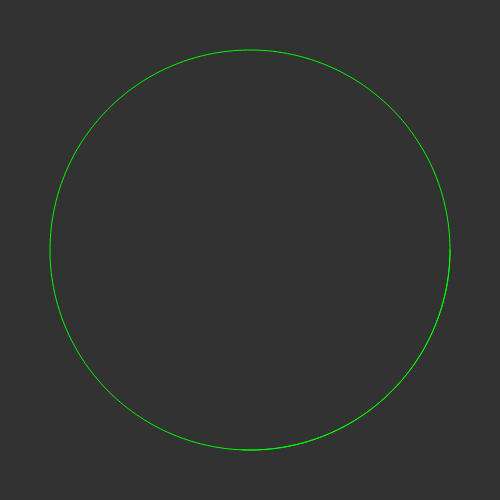
Frame 1 (no input)
Frame 60 (no input): identical to frame 1, image omitted
Frame 120 (the mouse pressed at the canvas centre since frame 60): identical to frame 1, image omitted

The p5.js sketch that drew this single still picture (run headless with seeded random() and noise() and a simulated clock; from frame 60 on, the mouse is pressed at the canvas centre):

// p5.js sketch
// ── sketch.js
var r=200;
var x;
var y;
let sliderx;
let slidery;
function setup() {
  createCanvas(500 ,500)
  sliderx = createSlider(0 ,TWO_PI ,TWO_PI/5,0.0001)
  slidery = createSlider(0 ,TWO_PI ,TWO_PI/5,0.0001)
}

function draw(){

  background(50)
  translate(width/2, height/2)
  noFill()
  stroke(0,255,0)

  beginShape()
  for (var i = 0; i < TWO_PI; i=i+0.01) {
    x=r*cos(i*sliderx.value())
    y=r*sin(i*slidery.value())
    vertex(x , y);
  }
  endShape()
}
